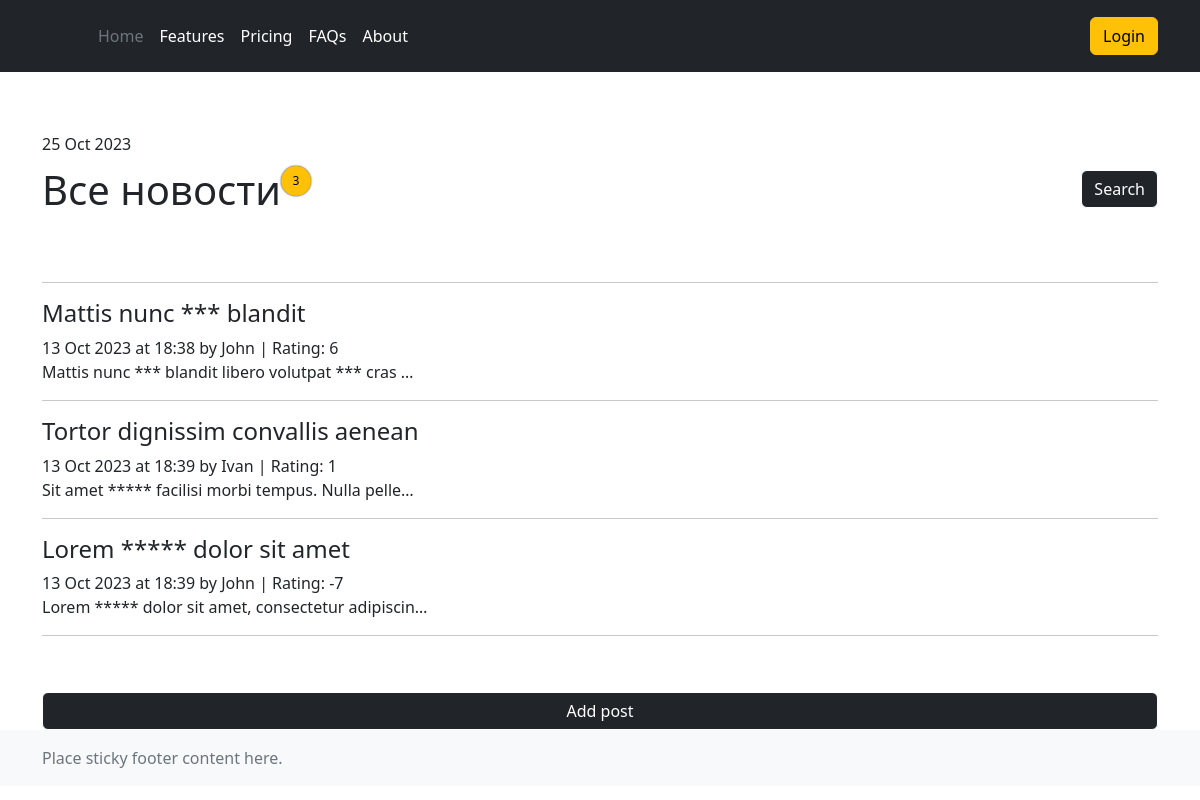
The page /news/ on the database as committed earlier.
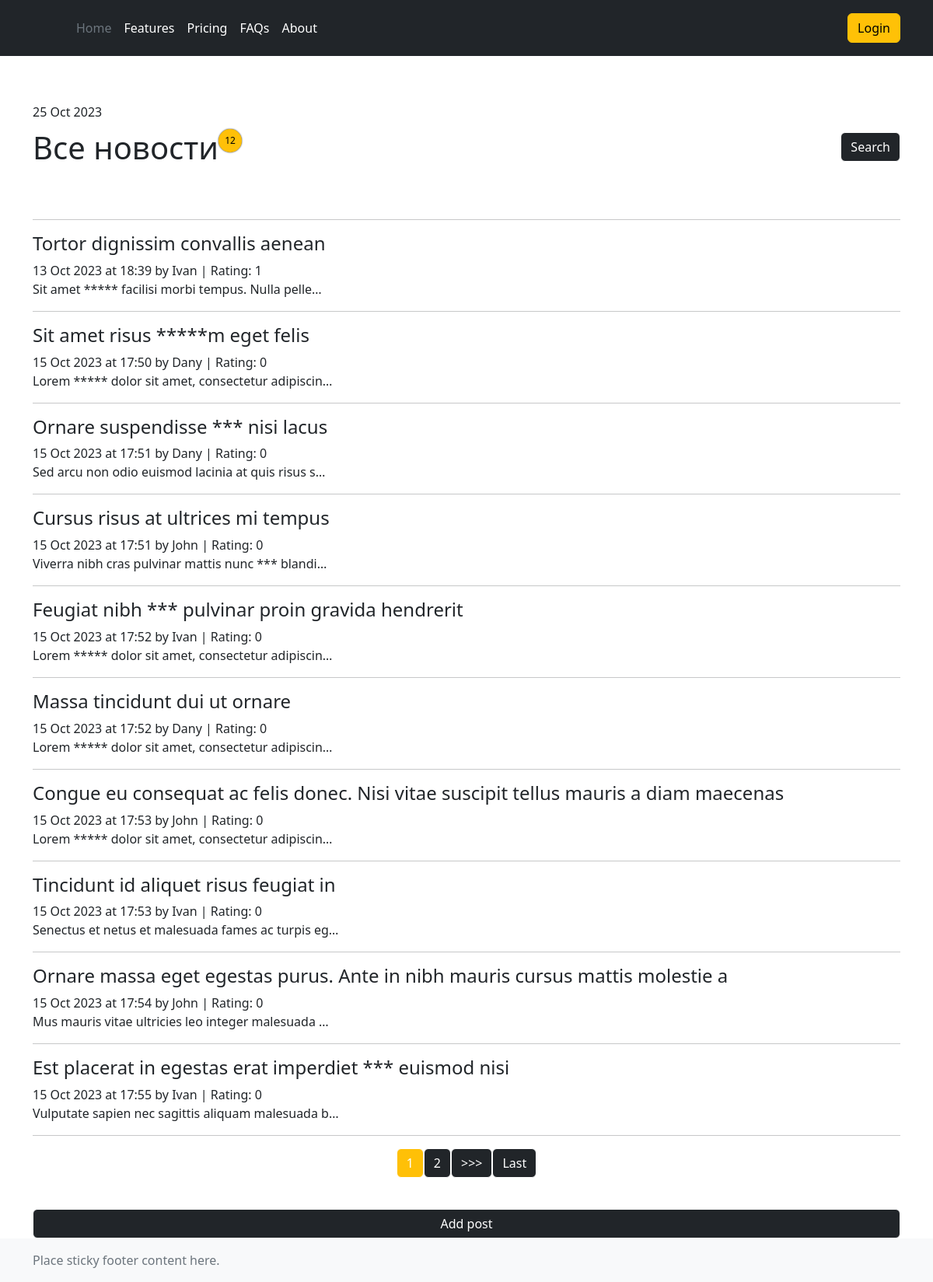
The same page on the database as committed later.
### news/models.py (models this page shows, shortened)
class Post(Model):
    author = ForeignKey(Author, on_delete=CASCADE, related_name='posts', validators=[validate_user_post_limit])
    post_type_choices = [('article', 'Article'), ('news', 'News')]
    post_type = CharField(max_length=10, choices=post_type_choices)
    created_at = DateTimeField(auto_now_add=True)
    title = CharField(max_length=255)
    categories = ManyToManyField(Category, related_name='posts')
    content = TextField()
    rating = IntegerField(default=0)

class Author(Model):
    user = OneToOneField(User, on_delete=CASCADE)
    rating = IntegerField(default=0)

### news/views.py (the view)
# urls.py: path('', cache_page(60)(PostList.as_view())),
class PostList(ListView):
    model = Post
    template_name = 'news/posts.html'
    context_object_name = 'posts'
    ordering = ['-rating']
    paginate_by = 10
    def get_queryset(self):
        queryset = super().get_queryset()
        queryset = self.filter_res = PostFilter(
            self.request.GET, queryset=queryset)
        return queryset.qs
    def get_context_data(self, **kwargs):
        context = super().get_context_data(**kwargs)
        context['time_now'] = datetime.utcnow()
        context['num_of_posts'] = len(Post.objects.all())
        context['filter'] = self.filter_res
        context['post_type_choices'] = Post.post_type_choices
        context['categories'] = Category.objects.all()
        return context

### NewsPaper/context_processors.py (called while the page is built)
def groups(request):
    groups = request.user.groups.all()
    groups = [group.name for group in groups]
    return {'groups':  groups}

### news/templatetags/custom_filters.py (called while the page is built)
@register.filter(name='censor')
def censor(value):
    words_for_cens = ['lorem', 'ipsum', 'sed', 'nulla']
    value = str(value)
    for i in words_for_cens:
        lenght = len(i)
        value = value.replace(i, '*' * lenght)
    return value

### news/templates/news/posts.html (shortened to what this page needs)
{% extends 'layout/default.html' %}
{% load custom_filters %}
{% block content %}
<span class='date'>{{ time_now|date:'d M Y'}}</span>
<div class='all-news--but'>
<h1 class='all-news'>Все новости
<div class='label-wrapper' ><span class='label'>{{ num_of_posts }}</span></div>
</h1>
{% if posts %}
    {% if 'search/' in request.path %}
        <a href='{{ request.path|cut:"search/" }}' class="btn btn-primary">Hide</a>
</div>
        <form method="GET" class="search-form">
            {{ filter.form }}
            <input class="btn btn-primary" type="submit" value="Search">
        </form>
    {% else %}
        <a href=" search" class="btn btn-primary">Search</a>
</div>
    {% endif %}
    <hr class='main-hr'>
    {% for post in posts %}
        <a href='{% url "news:post" post.id %}' class='text-decoration-none text-reset'>
        <h4>{{ post.title|censor }}</h4>
        </a>
        <span>{{ post.created_at|date:'d M Y \a\t H:i' }} by {{ post.author.user.username }} | Rating: {{ post.rating }}</span><br>
        <span>{{ post.content|truncatechars:50|censor }}</span><br>
        <hr>
    {% endfor %}
{% else %}
    <h2>Нет новостей</h2>
{% endif %}
{% include 'news/parts/paginator.html' %}
<a class="btn btn-primary add-button" href="{% url 'news:post_create' %}">Add post</a>
{% endblock content %}

### templates/layout/default.html (shortened to what this page needs)
<!DOCTYPE html>
<html lang="en">
<head>
<link href="https://cdn.jsdelivr.net/npm/bootstrap@5.2.3/dist/css/bootstrap.min.css" rel="stylesheet">
<link rel="stylesheet" href="https://cdnjs.cloudflare.com/ajax/libs/font-awesome/5.15.4/css/all.min.css">
{% load static %}
<link rel="stylesheet" href="{% static 'css/styles.css' %}">
</head>
<body>
{% include './parts/header.html' %}
<div class="container">
 {% block content %}
 {% endblock content %}
</div>
{% include './parts/footer.html' %}
</body>
</html>

### templates/layout/parts/header.html
<header class="p-3 text-bg-dark">
    <div class="container">
      <div class="d-flex flex-wrap align-items-center justify-content-center justify-content-lg-start">
        {% load cache %}
        {% cache 60 header %}
        <a href="/" class="d-flex align-items-center mb-2 mb-lg-0 text-white text-decoration-none">
          <svg class="bi me-2" width="40" height="32" role="img" aria-label="Bootstrap"><use xlink:href="#bootstrap"/></svg>
        </a>
        <ul class="nav col-12 col-lg-auto me-lg-auto mb-2 justify-content-center mb-md-0">
          <li><a href="#" class="nav-link px-2 text-secondary">Home</a></li>
          <li><a href="#" class="nav-link px-2 text-white">Features</a></li>
          <li><a href="#" class="nav-link px-2 text-white">Pricing</a></li>
          <li><a href="#" class="nav-link px-2 text-white">FAQs</a></li>
          <li><a href="#" class="nav-link px-2 text-white">About</a></li>
        </ul>
        {% endcache %}
        <div class="text-end">
          {% if user.is_authenticated %}
            {% if 'authors' in groups %}
              <a href="{% url 'news:become_common' %}" class="btn btn-outline-light me-2 author"></a>
            {% else %}
              <a href="{% url 'news:become_author' %}" class="btn btn-outline-light me-2 reader"></a>
            {% endif %}
            <a href="{% url 'account_logout' %}" class="btn btn-warning user">{{ user.username }}</a>
          {% else %}
            <a href="{% url 'account_login' %}" class="btn btn-warning">Login</a>
          {% endif %}
        </div>
      </div>
    </div>
   </header>

### news/templates/news/parts/paginator.html (shortened to what this page needs)
{% if is_paginated %}
    {% load spurl %}
    <div class="page-nav">
    {% for num in page_obj.paginator.page_range %}
        {% if page_obj.number == num %}
            <a class="btn btn-primary current">{{ num }}</a>
        {% elif page_obj.number|add:'3' > num and num > page_obj.number|add:'-3' %}
            <a href="{% spurl query=request.GET set_query='page={{ num }}'%}" class="btn btn-primary">{{ num }}</a>
        {% endif %}
    {% endfor %}
    {% if page_obj.has_next %}
        <a href="{% spurl query=request.GET set_query='page={{ page_obj.next_page_number }}'%}" class="btn btn-primary">>>></a>
        <a href="{% spurl query=request.GET set_query='page={{ page_obj.paginator.num_pages }}'%}" class="btn btn-primary">Last</a>
    {% endif %}
    </div>
{% endif %}

### templates/layout/parts/footer.html
<footer class="footer mt-auto py-3 bg-light">
    <div class="container">
      <span class="text-muted">Place sticky footer content here.</span>
    </div>
</footer>

### static/css/styles.css (style rules this page uses)
.label-wrapper { justify-content: center; align-items: center; position: absolute; height: 30px; width: 30px; background-color: #ffc008; display: inline-flex; border-radius: 50%; box-shadow: 0 0 2px 0px; }
.label { color: black; font-size: 12px; margin-bottom: 0; }
.main-hr { margin-top: 60px; }
.page-nav { display: flex; justify-content: center; }
.date { display: block; }
.all-news { display: inline-block; margin-top: 10px; }
.all-news--but { display: flex; justify-content: space-between; }
.add-button { width: 100%; margin-top: 40px; }
.p-3.text-bg-dark { margin-bottom: 60px; }

Rows that differ between the two databases and show on the page:
removed Post: title|censor "Mattis nunc *** blandit", created_at "13 Oct 2023 at 18:38", author.user.username "John", rating "6", content|censor "Mattis nunc *** blandit libero volutpat *** cras …"
no longer on this page (row unchanged): Post: title|censor "Lorem ***** dolor sit amet", created_at "13 Oct 2023 at 18:39", author.user.username "John", rating "-7", content|censor "Lorem ***** dolor sit amet, consectetur adipiscin…"
added Post: title|censor "Sit amet risus *****m eget felis", created_at "15 Oct 2023 at 17:50", author.user.username "Dany", rating "0", content|censor "Lorem ***** dolor sit amet, consectetur adipiscin…"
added Post: title|censor "Ornare suspendisse *** nisi lacus", created_at "15 Oct 2023 at 17:51", author.user.username "Dany", rating "0", content|censor "Sed arcu non odio euismod lacinia at quis risus s…"
added Post: title|censor "Cursus risus at ultrices mi tempus", created_at "15 Oct 2023 at 17:51", author.user.username "John", rating "0", content|censor "Viverra nibh cras pulvinar mattis nunc *** blandi…"
added Post: title|censor "Feugiat nibh *** pulvinar proin gravida hendrerit", created_at "15 Oct 2023 at 17:52", author.user.username "Ivan", rating "0", content|censor "Lorem ***** dolor sit amet, consectetur adipiscin…"
added Post: title|censor "Massa tincidunt dui ut ornare", created_at "15 Oct 2023 at 17:52", author.user.username "Dany", rating "0", content|censor "Lorem ***** dolor sit amet, consectetur adipiscin…"
added Post: title|censor "Congue eu consequat ac felis donec. Nisi vitae suscipit tellus mauris a diam maecenas", created_at "15 Oct 2023 at 17:53", author.user.username "John", rating "0", content|censor "Lorem ***** dolor sit amet, consectetur adipiscin…"
added Post: title|censor "Tincidunt id aliquet risus feugiat in", created_at "15 Oct 2023 at 17:53", author.user.username "Ivan", rating "0", content|censor "Senectus et netus et malesuada fames ac turpis eg…"
added Post: title|censor "Ornare massa eget egestas purus. Ante in nibh mauris cursus mattis molestie a", created_at "15 Oct 2023 at 17:54", author.user.username "John", rating "0", content|censor "Mus mauris vitae ultricies leo integer malesuada …"
added Post: title|censor "Est placerat in egestas erat imperdiet *** euismod nisi", created_at "15 Oct 2023 at 17:55", author.user.username "Ivan", rating "0", content|censor "Vulputate sapien nec sagittis aliquam malesuada b…"
Other text that changed with them:
{{ num_of_posts }}: "3" → "12"
new list line: "1"
new list line: "2"
text now shown: ">>> Last"
